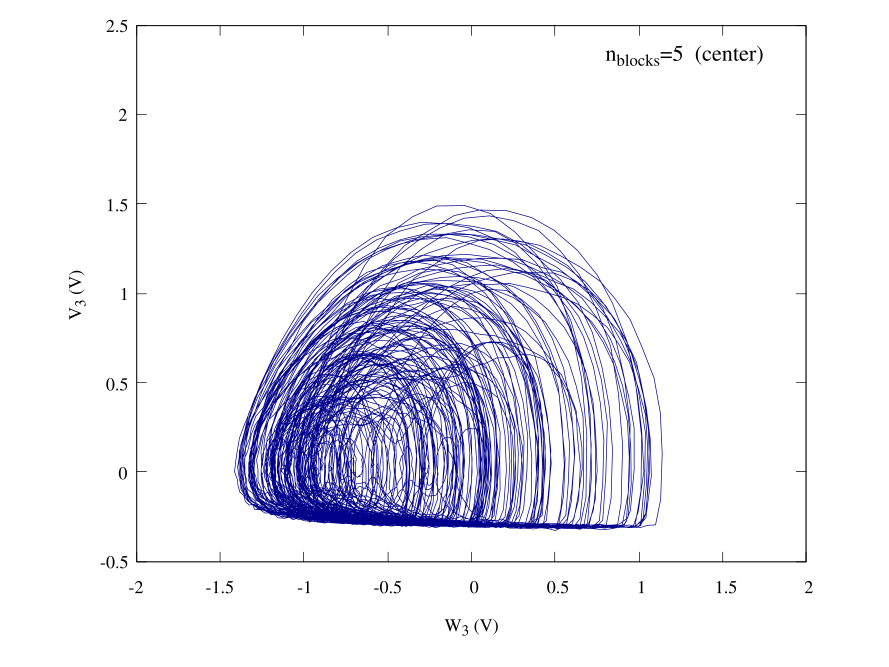

Write gnuplot code to recreate this figure.
set terminal qt persist
set termoption font "Times,10"
set border lw 0.5

set label at graph 0.6,0.925 "n_{blocks}=5  (center)" font ",12"
set xlabel "W_3 (V)"
set ylabel "V_3 (V)"
set size ratio 0.8
set xrange [-2:2]
set yrange [-0.5:2.5]
plot "5_blocks_middle_avg.dat" u 3:2 every ::0::10000 w l notitle lc "dark-blue" lw 0.5
